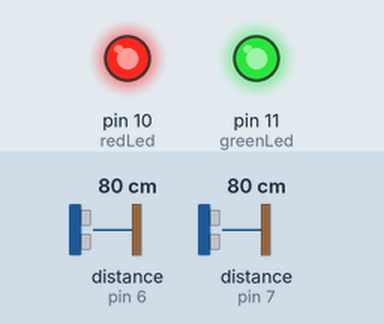
A sketch run on a simulated Arduino Uno, built with avr-gcc and run on an emulated ATmega328P. Parts: output pins drawn as LEDs (lit = HIGH). Inputs (shaded band) come from the test bench; at power-on: distance to the obstacle (sensors on pin 6, pin 7) 80 cm. The echo pulse lasts 58.3 µs per cm; what the sketch prints to the serial monitor is not drawn.

Above: at 1.2 s.
1.3 s: distance to the obstacle (sensor on pin 6) set to 41 cm
4.3 s: distance to the obstacle (sensor on pin 6) set to 38 cm
At 5.4 s:
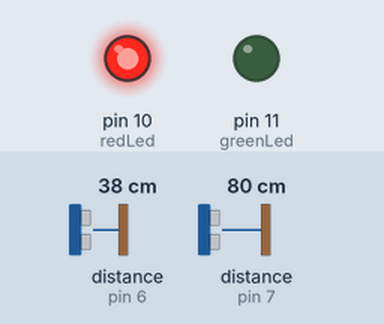
6.0 s: distance to the obstacle (sensor on pin 7) set to 65 cm
7.5 s: distance to the obstacle (sensor on pin 7) set to 56 cm
At 8.5 s:
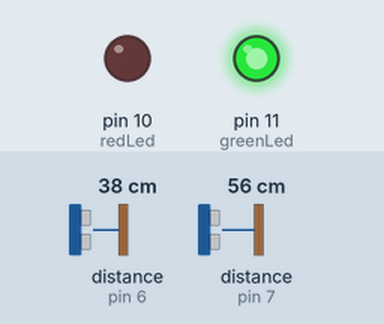
9.1 s: distance to the obstacle (sensor on pin 7) set to 8 cm
12.1 s: distance to the obstacle (sensor on pin 7) set to 5 cm
At 12.9 s:
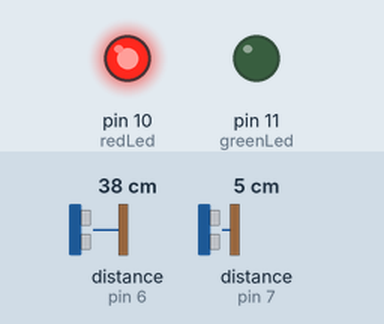
Timing chart, 0 to 14.6 s (numbered marks = the images above; inputs shaded):
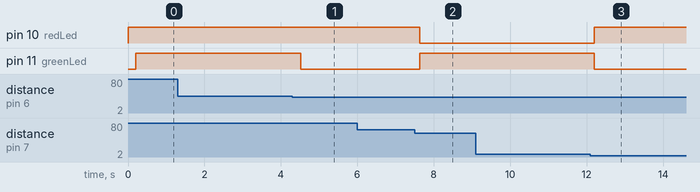

Measured:
- the behaviour switches between 39 and 38 cm on distance to the obstacle (sensor on pin 6) (found by bisection; images 0 and 1)
- the behaviour switches between 61 and 60 cm on distance to the obstacle (sensor on pin 7) (found by bisection; images 1 and 2)
- the behaviour switches between 7 and 6 cm on distance to the obstacle (sensor on pin 7) (found by bisection; images 2 and 3)
- after the input at 1.3 s, every drawn part: stays the same
- after the input at 4.3 s, pin 11 (greenLed): HIGH → LOW after 0.22 s
- after the input at 6.0 s, every drawn part: stays the same
- after the input at 7.5 s, pin 10 (redLed): HIGH → LOW after 0.14 s; pin 11 (greenLed): LOW → HIGH after 0.14 s
- after the input at 9.1 s, every drawn part: stays the same
- after the input at 12.1 s, pin 10 (redLed): LOW → HIGH after 0.10 s; pin 11 (greenLed): HIGH → LOW after 0.10 s

The sketch:

rangetest.ino
```cpp
// ---------------------------------------------------------------------------
// This example code was used to successfully communicate with 15 ultrasonic sensors. You can adjust
// the number of sensors in your project by changing SONAR_NUM and the number of NewPing objects in the
// "sonar" array. You also need to change the pins for each sensor for the NewPing objects. Each sensor
// is pinged at 33ms intervals. So, one cycle of all sensors takes 495ms (33 * 15 = 495ms). The results
// are sent to the "oneSensorCycle" function which currently just displays the distance data. Your project
// would normally process the sensor results in this function (for example, decide if a robot needs to
// turn and call the turn function). Keep in mind this example is event-driven. Your complete sketch needs
// to be written so there's no "delay" commands and the loop() cycles at faster than a 33ms rate. If other
// processes take longer than 33ms, you'll need to increase PING_INTERVAL so it doesn't get behind.
// ---------------------------------------------------------------------------
#include <NewPing.h>
#include <math.h>

#define SONAR_NUM     2 // Number or sensors.
#define MAX_DISTANCE  60 // Maximum distance (in cm) to ping.
#define PING_INTERVAL 60 // slowed down to be able to read on console :) 33 Milliseconds between sensor pings (29ms is about the min to avoid cross-sensor echo).

int greenLed = 11;
int redLed = 10;
unsigned long pingTimer[SONAR_NUM]; // Holds the times when the next ping should happen for each sensor.
unsigned int cm[SONAR_NUM];         // Where the ping distances are stored.
uint8_t currentSensor = 0;          // Keeps track of which sensor is active.

struct coord_t
{
  unsigned int x;
  unsigned int y;
};

NewPing sonar[SONAR_NUM] = {     // Sensor object array.
  //NewPing(13, 12, MAX_DISTANCE), // Each sensor's trigger pin, echo pin, and max distance to ping.
  NewPing(5, 6, MAX_DISTANCE),
  NewPing(8, 7, MAX_DISTANCE)/*,
  NewPing(21, 22, MAX_DISTANCE),
  NewPing(23, 24, MAX_DISTANCE),
  NewPing(25, 26, MAX_DISTANCE),
  NewPing(27, 28, MAX_DISTANCE),
  NewPing(29, 30, MAX_DISTANCE),
  NewPing(31, 32, MAX_DISTANCE),
  NewPing(34, 33, MAX_DISTANCE),
  NewPing(35, 36, MAX_DISTANCE),
  NewPing(37, 38, MAX_DISTANCE),
  NewPing(39, 40, MAX_DISTANCE),
  NewPing(50, 51, MAX_DISTANCE),
  NewPing(52, 53, MAX_DISTANCE)*/
};

static long sqr (unsigned int x) { return x * (long)x; }

struct coord_t translate (unsigned int x, unsigned int z1, unsigned int z2)
{
  unsigned long x_out = abs ((sqr(x) - sqr(z1) + sqr(z2)) / (2 * x));
  unsigned long y_out = sqrt (abs (sqr(z2) - sqr(x_out)));
  coord_t res = { x_out, y_out };
  return res;
}

int was_good_hit (struct coord_t pt)
{
  return (pt.y >= 130 && pt.y <= 200) &&
         (pt.x >= 130 && pt.x <= 200);
}

int was_a_hit (unsigned int a, unsigned int b) {
  return !((a == 0 || a > 450)  && (b == 0 || b > 450));
}


void setup() {
  Serial.begin(115200);
  Serial.println("Setup");
  pingTimer[0] = millis() + 75;           // First ping starts at 75ms, gives time for the Arduino to chill before starting.
  for (uint8_t i = 1; i < SONAR_NUM; i++) // Set the starting time for each sensor.
    pingTimer[i] = pingTimer[i - 1] + PING_INTERVAL;

  pinMode(greenLed, OUTPUT);
  pinMode(redLed, OUTPUT);
  digitalWrite(redLed, HIGH);
  digitalWrite(greenLed, LOW);
}

void loop() {

  for (uint8_t i = 0; i < SONAR_NUM; i++) { // Loop through all the sensors.
    if (millis() >= pingTimer[i]) {         // Is it this sensor's time to ping?
      pingTimer[i] += PING_INTERVAL * SONAR_NUM;  // Set next time this sensor will be pinged.
      if (i == 0 && currentSensor == SONAR_NUM - 1) oneSensorCycle(); // Sensor ping cycle complete, do something with the results.
      sonar[currentSensor].timer_stop();          // Make sure previous timer is canceled before starting a new ping (insurance).
      currentSensor = i;                          // Sensor being accessed.
      cm[currentSensor] = 0;                      // Make distance zero in case there's no ping echo for this sensor.
      sonar[currentSensor].ping_timer(echoCheck); // Do the ping (processing continues, interrupt will call echoCheck to look for echo).
    }
  }
  // The rest of your code would go here.
}

void echoCheck() { // If ping received, set the sensor distance to array.
  if (sonar[currentSensor].check_timer())
    cm[currentSensor] = sonar[currentSensor].ping_result / (US_ROUNDTRIP_CM / 10);
}

void oneSensorCycle() { // Sensor ping cycle complete, do something with the results.
  #if 0
  for (uint8_t i = 0; i < SONAR_NUM; i++) {
    Serial.print(i);
    Serial.print("=");
    Serial.print(cm[i]);
    Serial.print("mm ");
  }
  #endif
  unsigned int x = 310;
  struct coord_t pt = translate (x, cm[0], cm[1]);
#if 1
    Serial.print("x=");
    Serial.print(pt.x);
    Serial.print("mm, y=");
    Serial.print(pt.y);
    Serial.print("mm ");
#endif

  //Serial.println();
  static int cycles = 0, hits = 0, good = 0;

  int hit = was_a_hit (cm[0], cm[1]) ? 1 : 0;
  hits += hit;
  if (hit)
    good += was_good_hit (pt) ? 1 : 0;

#define CYCLE_SPAN 3
#define CYCLE_MIN_HITS 2
#define CYCLE_MIN_GOOD 2

  if (++cycles < CYCLE_SPAN)
    ;//return;

  if(was_a_hit(cm[0], cm[1])) {
  //if (hits >= CYCLE_MIN_HITS) {
    if(was_good_hit(pt)) {
    //if (good >= CYCLE_MIN_GOOD) {
      digitalWrite(greenLed, LOW);
      digitalWrite(redLed, HIGH);
    }
    else {
      digitalWrite(greenLed, HIGH);
      digitalWrite(redLed, LOW);
    }
  }
  else {
      digitalWrite(greenLed, HIGH);
      digitalWrite(redLed, HIGH);
  }

  cycles = hits = good = 0;
}
```
